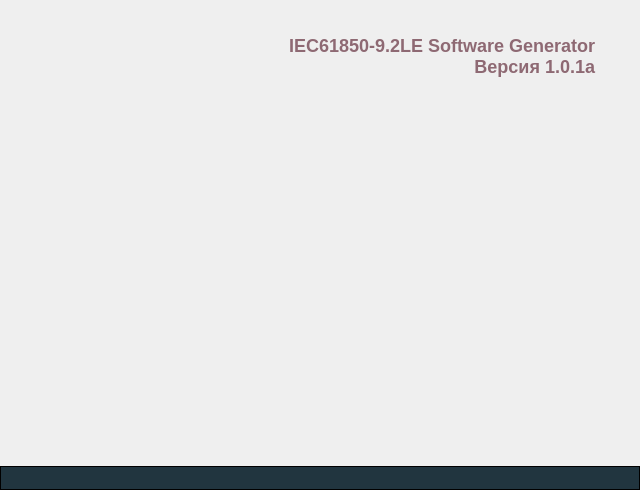
<?xml version="1.0" encoding="UTF-8"?>
<ui version="4.0">
 <class>Splash</class>
 <widget class="QWidget" name="Splash">
  <property name="geometry">
   <rect>
    <x>0</x>
    <y>0</y>
    <width>640</width>
    <height>490</height>
   </rect>
  </property>
  <property name="windowTitle">
   <string>Splash</string>
  </property>
  <property name="autoFillBackground">
   <bool>false</bool>
  </property>
  <property name="styleSheet">
   <string notr="true"/>
  </property>
  <layout class="QGridLayout" name="gridLayout_2">
   <property name="leftMargin">
    <number>0</number>
   </property>
   <property name="topMargin">
    <number>0</number>
   </property>
   <property name="rightMargin">
    <number>0</number>
   </property>
   <property name="bottomMargin">
    <number>0</number>
   </property>
   <property name="spacing">
    <number>0</number>
   </property>
   <item row="0" column="0">
    <widget class="QFrame" name="frame">
     <property name="styleSheet">
      <string notr="true">QFrame#frame {
background-image: url(:/GenSv/Resources/splash.jpg);
background-position: top left;
background-repeat: repeat-xy;
}</string>
     </property>
     <property name="frameShape">
      <enum>QFrame::NoFrame</enum>
     </property>
     <property name="frameShadow">
      <enum>QFrame::Raised</enum>
     </property>
     <property name="lineWidth">
      <number>0</number>
     </property>
     <layout class="QGridLayout" name="gridLayout">
      <property name="leftMargin">
       <number>0</number>
      </property>
      <property name="topMargin">
       <number>0</number>
      </property>
      <property name="rightMargin">
       <number>0</number>
      </property>
      <property name="bottomMargin">
       <number>0</number>
      </property>
      <property name="spacing">
       <number>0</number>
      </property>
      <item row="2" column="0">
       <widget class="QProgressBar" name="progressBar">
        <property name="sizePolicy">
         <sizepolicy hsizetype="Expanding" vsizetype="Minimum">
          <horstretch>0</horstretch>
          <verstretch>0</verstretch>
         </sizepolicy>
        </property>
        <property name="autoFillBackground">
         <bool>false</bool>
        </property>
        <property name="styleSheet">
         <string notr="true">QProgressBar {
     border: 1px solid black;
	background-color: rgb(33, 53, 63);

 }

 QProgressBar::chunk {    
	background-color: qlineargradient(spread:pad, x1:0, y1:0, x2:1, y2:0, stop:0 rgb(22, 25, 25), stop:1 rgb(202, 235, 255));
 }</string>
        </property>
        <property name="value">
         <number>0</number>
        </property>
        <property name="textVisible">
         <bool>false</bool>
        </property>
        <property name="invertedAppearance">
         <bool>false</bool>
        </property>
       </widget>
      </item>
      <item row="1" column="0">
       <widget class="QLabel" name="label_2">
        <property name="sizePolicy">
         <sizepolicy hsizetype="Preferred" vsizetype="Expanding">
          <horstretch>0</horstretch>
          <verstretch>0</verstretch>
         </sizepolicy>
        </property>
        <property name="styleSheet">
         <string notr="true">QLabel {
	color: rgb(0,0,0);

padding-bottom: 10px;
padding-right: 10px;
font-weight: bold;
font-size: 18px;
}</string>
        </property>
        <property name="text">
         <string/>
        </property>
        <property name="alignment">
         <set>Qt::AlignBottom|Qt::AlignRight|Qt::AlignTrailing</set>
        </property>
       </widget>
      </item>
      <item row="0" column="0">
       <widget class="QLabel" name="label">
        <property name="sizePolicy">
         <sizepolicy hsizetype="Preferred" vsizetype="Expanding">
          <horstretch>0</horstretch>
          <verstretch>0</verstretch>
         </sizepolicy>
        </property>
        <property name="autoFillBackground">
         <bool>false</bool>
        </property>
        <property name="styleSheet">
         <string notr="true">QLabel {
	color: rgb(142, 105, 115);
padding-top: 30px;
padding-right: 40px;
font-weight: bold;
font-size: 18px;
}</string>
        </property>
        <property name="lineWidth">
         <number>1</number>
        </property>
        <property name="text">
         <string>IEC61850-9.2LE Software Generator
Версия 1.0.1a</string>
        </property>
        <property name="scaledContents">
         <bool>false</bool>
        </property>
        <property name="alignment">
         <set>Qt::AlignRight|Qt::AlignTop|Qt::AlignTrailing</set>
        </property>
       </widget>
      </item>
     </layout>
    </widget>
   </item>
  </layout>
 </widget>
 <resources>
  <include location="GenSv.qrc"/>
 </resources>
 <connections/>
</ui>
